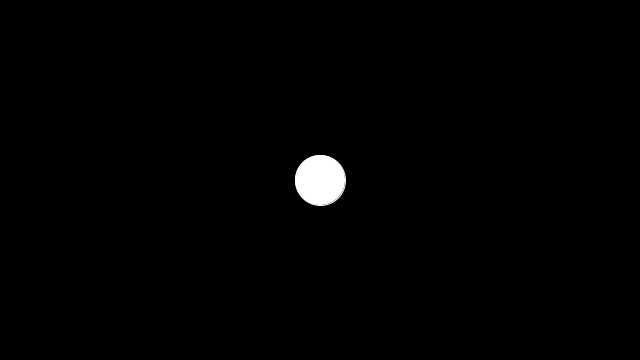
Frame 1 (no input)
Frame 60 (the mouse pressed at the canvas centre just before this capture): identical to frame 1, image omitted
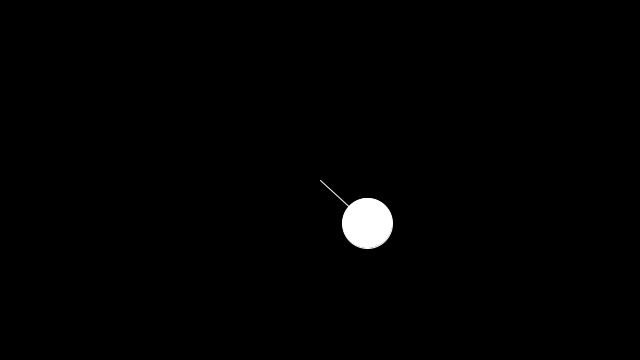
Frame 120 (the mouse held since frame 60 and released just before this capture)

The Processing sketch that drew these frames (run headless with seeded random() and noise(); from frame 60 on, the mouse is pressed at the canvas centre):

// Processing sketch: Trigonometry_and_Polar_Coordinates
// ── Trigonometry_and_Polar_Coordinates.pde
//Cartisan space is a space where we use (x,y) coordinates to dictate where points are on the screen
// Polar coordinates uses, instead of (x,y), they use (r, theta)
// r is the radius that goes from the origin (in cartisan (0,0) towards the point, and theta (just another
//way of saying angle), is that angle between the x axsis and the r line (r,theta)

//just go to https://www.youtube.com/watch?v=znOBmOrtz_M&list=PLRqwX-V7Uu6bR4BcLjHHTopXItSjRA7yG&index=2&ab_channel=TheCodingTrain
// time stap 7:36


float r = 50;
float theta = 0.0;
float aVel = 0.0;
float aAcc = 0.001;

void setup() {
  size(640, 360);
} 

void draw() {
  background(0);
  translate(width/2, height/2);

  r = mouseX/5;

  float y = r * sin(theta);
  float x = r * cos(theta);
  fill(255);
  stroke(255);
  line(0,0,x,y);
  ellipse(x, y, 50, 50);
  
  theta += aVel;
  aVel += aAcc;
  aVel = constrain(aVel,0,0.3);
}
